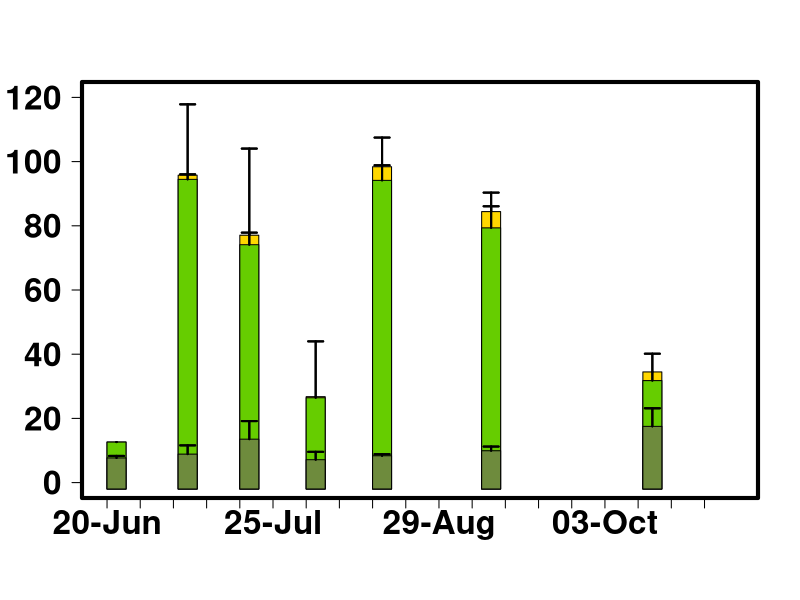

R code for this plot:
library(tidyverse)
library(readr)
library(plyr)
library(dplyr)

alldata <- data.frame(read_csv("2_incremental/20220420_STANDING_CROP_Rafa_Interpolation_Dont_Use.csv"))

alldata$SAMPLING_DATE<-as.Date(alldata$SAMPLING_DATE, format = "%m/%d/%Y")

se <- function(x, ...) sqrt(var(x, ...)/length(x))

#alldata[,c(11-87)]<-alldata[,c(13-87)]

#alldata<-replace(alldata[c(13:88)], alldata[c(13:87)] < 0, 0)

# Variable date to factor

dfEPIL <- alldata[which(alldata$SAMPLE_DESCRIPTOR == "EPIL"),]

dfEPIP <- alldata[which(alldata$SAMPLE_DESCRIPTOR == "EPIP"),]

dfFILA <- alldata[which(alldata$SAMPLE_DESCRIPTOR == "FILA"),]

#Selected site 

ssite<-"GC"

# Selected element

names(alldata)

# 7 = biomass, 58 = Cd 73 = Pb, 70=Mo , Cu=61, As=52

n1<-7

mult=1

EPIL.SUM<-data.frame(aggregate(as.numeric(dfEPIL[,n1]) ~ SAMPLING_DATE+SITE, dfEPIL, mean))
EPIL.SUM[,4]<-aggregate(as.numeric(dfEPIL[,n1]) ~ SAMPLING_DATE+SITE, dfEPIL, se)[,3]
EPIL.SUM <- subset(EPIL.SUM, SITE == ssite)
names(EPIL.SUM)<-c("DATE","SITE","MEAN.EPIL","STDER.EPIL")
EPIL.SUM[,5]<--2
EPIL.SUM[,c(3,4)]<-EPIL.SUM[,c(3,4)]*mult 

FILA.SUM<-data.frame(aggregate(as.numeric(dfFILA[,n1]) ~ SAMPLING_DATE+SITE, dfFILA, mean))
FILA.SUM[,4]<-aggregate(as.numeric(dfFILA[,n1]) ~ SAMPLING_DATE+SITE, dfFILA, se)[,3]
FILA.SUM <- subset(FILA.SUM, SITE == ssite)
names(FILA.SUM)<-c("DATE","SITE","MEAN.FILA","STDER.FILA")
FILA.SUM[,5]<--2
FILA.SUM[,c(3,4)]<-FILA.SUM[,c(3,4)]*mult 

EPIP.SUM<-data.frame(aggregate(as.numeric(dfEPIP[,n1]) ~ SAMPLING_DATE+SITE, dfEPIP, mean))
EPIP.SUM[,4]<-aggregate(as.numeric(dfEPIP[,n1]) ~ SAMPLING_DATE+SITE, dfEPIP, se)[,3]
EPIP.SUM <- subset(EPIP.SUM, SITE == ssite)
names(EPIP.SUM)<-c("DATE","SITE","MEAN.EPIP","STDER.EPIP")
EPIP.SUM[,5]<--2
EPIP.SUM[,c(3,4)]<-EPIP.SUM[,c(3,4)]*mult 


ALL.SUM<-list(EPIP.SUM,FILA.SUM,EPIL.SUM)

ALL.SUM<-ALL.SUM %>% reduce(full_join)

#Eyeballed turnover rates

#ALL.SUM$MEAN.EPIP<-   ALL.SUM$MEAN.EPIP  *0.35
#ALL.SUM$STDER.EPIP<-  ALL.SUM$STDER.EPIP *0.35
#ALL.SUM$MEAN.EPIL<-   ALL.SUM$MEAN.EPIL  *0.35
#ALL.SUM$STDER.EPIL<-  ALL.SUM$STDER.EPIL *0.35
#ALL.SUM$MEAN.FILA<-   ALL.SUM$MEAN.FILA  *0.09
#ALL.SUM$STDER.FILA<-  ALL.SUM$STDER.FILA *0.09

ALL.SUM[is.na(ALL.SUM)] <- 0

L=nrow(ALL.SUM)

#Column Width

j=2

#each 'polygon' is inside a list with xx and yy coordinates

dat1 <- lapply(1:L,function(x){
  res <- list(xx=c(ALL.SUM[x,1]+j, ALL.SUM[x,1]-j, ALL.SUM[x,1]-j, ALL.SUM[x,1]+j),
              yy=c(ALL.SUM[x,5], ALL.SUM[x,5], ALL.SUM[x,8], ALL.SUM[x,8]))
  return(res)
})

dat2 <- lapply(1:L,function(x){
  res <- list(xx=c(ALL.SUM[x,1]+j, ALL.SUM[x,1]-j, ALL.SUM[x,1]-j, ALL.SUM[x,1]+j),
              yy=c(ALL.SUM[x,5], ALL.SUM[x,5], ALL.SUM[x,6]+ALL.SUM[x,8], ALL.SUM[x,6]+ALL.SUM[x,8]))
  return(res)
})

dat3 <- lapply(1:L,function(x){
  res <- list(xx=c(ALL.SUM[x,1]+j, ALL.SUM[x,1]-j, ALL.SUM[x,1]-j, ALL.SUM[x,1]+j),
              yy=c(ALL.SUM[x,5], ALL.SUM[x,5], ALL.SUM[x,3]+ALL.SUM[x,6]+ALL.SUM[x,8], ALL.SUM[x,3]+ALL.SUM[x,6]+ALL.SUM[x,8]))
  return(res)
})

ardat1 <- lapply(1:L,function(x){
  res <- list(x0=c(ALL.SUM[x,1], ALL.SUM[x,1]),
              y0=c(ALL.SUM[x,8]),
              x1=c(ALL.SUM[x,1], ALL.SUM[x,1]),
              y1=c(ALL.SUM[x,8]+ALL.SUM[x,9]))
  return(res)
})

ardat2 <- lapply(1:L,function(x){
  res <- list(x0=c(ALL.SUM[x,1], ALL.SUM[x,1]),
              y0=c(ALL.SUM[x,6]+ ALL.SUM[x,8]),
              x1=c(ALL.SUM[x,1], ALL.SUM[x,1]),
              y1=c(ALL.SUM[x,6]+ALL.SUM[x,8]+ALL.SUM[x,7]))
  return(res)
})
ardat3 <- lapply(1:L,function(x){
  res <- list(x0=c(ALL.SUM[x,1], ALL.SUM[x,1]),
              y0=c(ALL.SUM[x,6]+ALL.SUM[x,8]+ALL.SUM[x,3]),
              x1=c(ALL.SUM[x,1], ALL.SUM[x,1]),
              y1=c(ALL.SUM[x,6]+ALL.SUM[x,8]+ALL.SUM[x,3]+ALL.SUM[x,4]))
  return(res)
})


#create empty plot

#dev.new(width=10, height=7, noRStudioGD = TRUE)
#par(mar=c(4,6,4,4))
plot(ALL.SUM[,1], ALL.SUM[,5],
     type='n',
     ylim=c(0, plyr::round_any(max(ALL.SUM[3]+ALL.SUM[6]+ALL.SUM[8]+ALL.SUM[4]), 120, f = ceiling)),
     xlim= c(as.Date("2021-06-20"),as.Date("2021-10-30")),
     ylab=NA, 
     yaxt = "n",
     cex=1.5,
     xaxt = "n",
     xlab = NA,
     cex.lab=1, cex.axis=1.2, cex.main=1.2, cex.sub=1.2,
)


axis(side = 2, las=1, font.axis=2, cex.axis=2)


plyr::round_any(range(ALL.SUM[3]+ALL.SUM[6]+ALL.SUM[8]), 20, f = ceiling)

at = seq(0, plyr::round_any(max(ALL.SUM[3]+ALL.SUM[6]+ALL.SUM[8]), 175, f = ceiling), length.out=5)

axis.Date(1, at=seq(as.Date("2021-06-20"), as.Date("2021-10-30"), "1 week"), las=1, font.axis=2, cex.axis=2, format="%d-%b")

#add polygons

for (i in 1:L) polygon(unlist(dat3[[i]]$xx),unlist(dat3[[i]]$yy),col="gold", border="black")
for (i in 1:L) polygon(unlist(dat2[[i]]$xx),unlist(dat2[[i]]$yy),col="chartreuse3", border="black")
for (i in 1:L) polygon(unlist(dat1[[i]]$xx),unlist(dat1[[i]]$yy),col=colors()[89],border="black")

warnings()

for (i in 1:L) arrows(unlist(ardat3[[i]]$x0),unlist(ardat3[[i]]$y0),unlist(ardat3[[i]]$x1),unlist(ardat3[[i]]$y1), length=0.075, angle=90, code=2, lwd=2,col="black")
for (i in 1:L) arrows(unlist(ardat2[[i]]$x0),unlist(ardat2[[i]]$y0),unlist(ardat2[[i]]$x1),unlist(ardat2[[i]]$y1), length=0.075, angle=90, code=2, lwd=2,col="black")
for (i in 1:L) arrows(unlist(ardat1[[i]]$x0),unlist(ardat1[[i]]$y0),unlist(ardat1[[i]]$x1),unlist(ardat1[[i]]$y1), length=0.075, angle=90, code=2, lwd=2,col="black")


box(lwd=4)
options("warn"=1)


